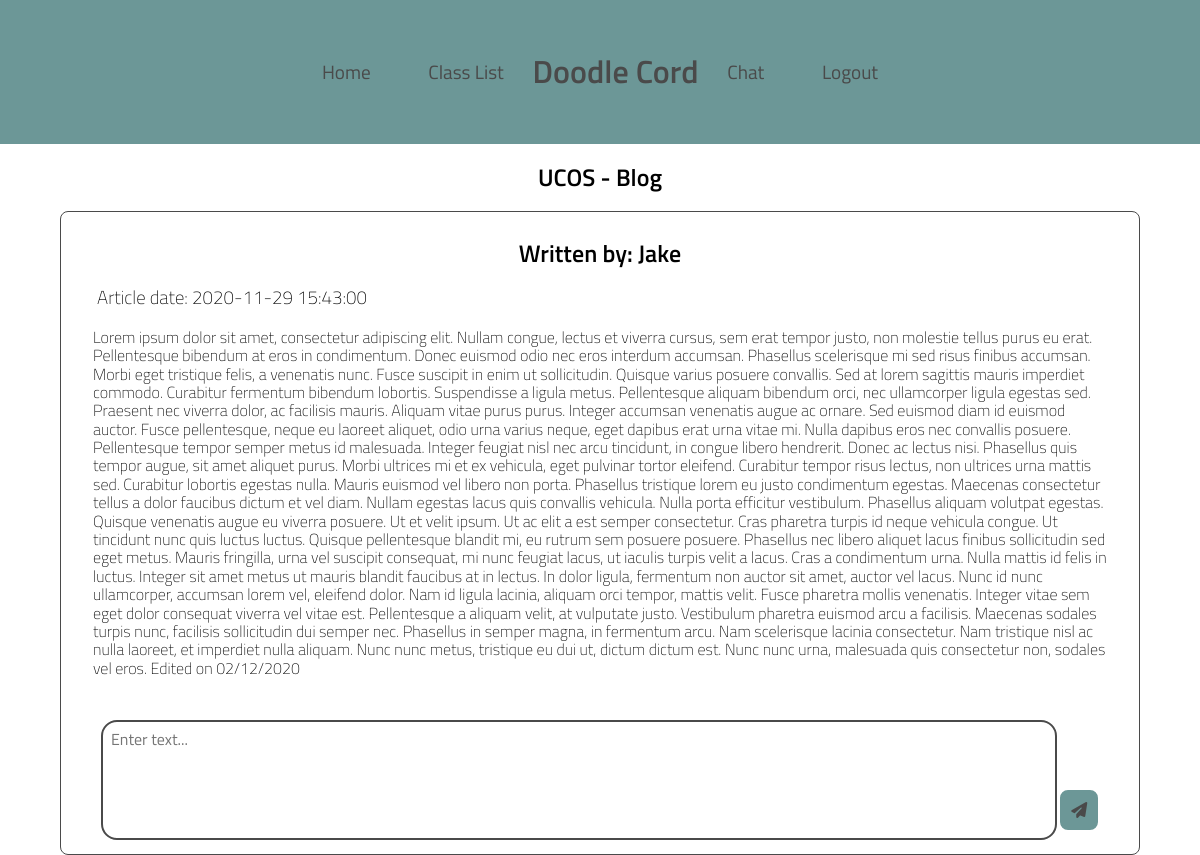
Screenshot of /ucosBlog (signed in) with the database file from the repository.
### app.py (models this page shows)
class ucos(db.Model):
    postId = db.Column(db.Integer, primary_key=True)
    author = db.Column(db.String(255), nullable=False)
    post = db.Column(db.String(255), nullable=False)
    date = db.Column(db.DateTime, default=datetime.utcnow)

### app.py (the view, shortened to what this page needs)
@app.route('/ucosBlog', methods=['GET', 'POST'])
@login_required
def ucosBlog():
    form = forumPost()
    posts = ucos.query.first()
    return render_template('ucosBlog.html', form=form, ucos=posts)

### app.py
class forumPost(FlaskForm):
    fName = HiddenField('fName', validators=[InputRequired()])
    post = StringField('post',widget=TextArea(), validators=[InputRequired()])

### app.py (called while the page is built)
@login_manager.user_loader
def load_user(usr_id):
    return usrs.query.get(int(usr_id))

### templates/ucosBlog.html (shortened to what this page needs)
{% extends "base.html" %}
{% block content %}
    <div class="container">
        <h2>UCOS - Blog</h2>
        <div class="blogArea">
            <div class="blogFile">
                <div class="author">
                    <h2> Written by: {{ ucos.author }} </h2>
                 </div>
                 <div class="date">
                     <h3> Article date: {{ ucos.date }} </h3>
                 </div>
                 <div class="post">
                    <p> {{ ucos.post }} </p>
                 </div>
            </div>
            <div class="blogEditor">
                <form method="POST" action={{ url_for('ucosBlog') }} id="ForumPost">
                    {{ form.post(placeholder="Enter text...") }}
                    <button type="submit"><i class="fa fa-paper-plane"></i></button>
                </form>
    </div>
{% endblock %}

### templates/base.html (shortened to what this page needs)
<!DOCTYPE html>
<html lang="en">
<head>
    <link rel="stylesheet" href="../static/css/normalize.css">
    <link rel="stylesheet" href="../static/css/styles.css">
</head>
<body>
    <header>
        <nav>
            <a href={{ url_for('root') }}>Home</a>
            <a href={{ url_for('classes') }}>Class List</a>
            <h1>Doodle Cord</h1>
            <a href={{ url_for('messages') }}>Chat</a>
            <a href={{ url_for('logout') }}>Logout</a>
        </nav>
    </header>
    {% block content %}
    {% endblock %}
</body>
</html>

### static/css/styles.css (style rules this page uses)
* { box-sizing: border-box; }
p { margin: 0; }
body { font-family: 'Titillium Web', sans-serif; }
h2 { font-weight: 600; text-align: center !important; }
header { width: 100%; background-color: #6C9797; }
nav { max-width: 100vw; width: 100%; display: flex; flex-wrap: wrap; text-align: center; justify-content: center; align-items: center; padding: 2em; color: #4A4A4A; }
nav h1 { text-align: center; font-weight: 600; display: inline-block; }
nav a { padding: .5em; margin-right: 1em; margin-left: 1em; display: inline-block; text-decoration: none; color: #4A4A4A; font-size: 1.2em; text-align: center; }
.container { width: 100%; top: 0; left: 0; }
.blogArea { width: 100%; margin: 1.2em auto 0 auto; }
.blogFile { width: 100%; min-height: 60vh; max-height: 100vh; margin: 0 auto; }
.blogArea { width: 90%; padding: .5em; border-radius: .5em; border: 1px solid #4A4A4A; }
.date h3 { font-weight: 100; padding: 0 1.5em; }
.post p { font-weight: 100; padding: 0 1.5em; text-align: left; }
#ForumPost textarea { width: 90%; margin-left: 2em; resize: none; min-height: 15vh; height: auto; overflow-x: none; overflow-wrap: break-word; border: 2px solid #4A4A4A; border-radius: 1em; padding: .5em; font-size: 1em; }
#ForumPost button { margin-right: 2em; margin-bottom: 1em; vertical-align: text-bottom; padding: .5em; font-size: 1em; background-color: #6C9797; border: #6C9797 solid; border-radius: .5em; color: #4A4A4A; }

### rows the page displays
ucos: author "Jake", date "2020-11-29 15:43:00", post "Lorem ipsum dolor sit amet, consectetur adipiscing elit. Nullam congue, lectus et viverra cursus, sem erat tempor justo, non molestie tellus purus eu erat. Pellentesque bibendum at eros in condimentum. Donec euismod odio nec eros interdum accumsan. Phasellus scelerisque mi sed risus finibus accumsan. Morbi eget tristique felis, a venenatis nunc. Fusce suscipit in enim ut sollicitudin. Quisque varius posuere convallis. Sed at lorem sagittis mauris imperdiet commodo. Curabitur fermentum bibendum lobortis. Suspendisse a ligula metus. Pellentesque aliquam bibendum orci, nec ullamcorper ligula egestas sed. Praesent nec viverra dolor, ac facilisis mauris. Aliquam vitae purus purus. Integer…"
